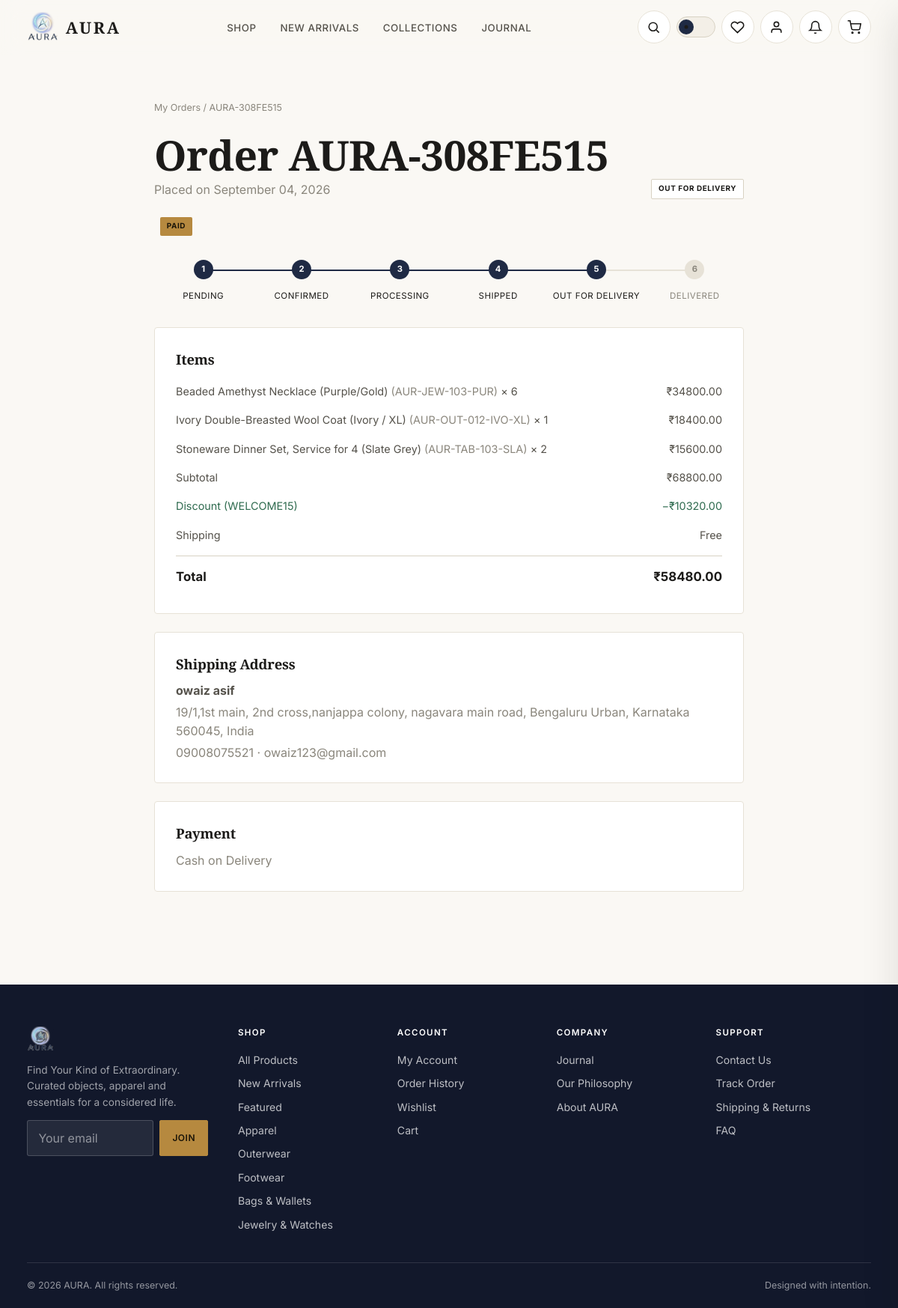
Page /orders/AURA-308FE515/ (signed in) on the committed database.
### orders/models.py (models this page shows, shortened)
class Order(models.Model):
    STATUS_CHOICES = [
        ('pending', 'Pending'),
        ('confirmed', 'Confirmed'),
        ('processing', 'Processing'),
        ('shipped', 'Shipped'),
        ('out_for_delivery', 'Out for Delivery'),
        ('delivered', 'Delivered'),
        ('cancelled', 'Cancelled'),
    ]
    PAYMENT_STATUS_CHOICES = [
        ('pending', 'Pending'),
        ('paid', 'Paid'),
        ('failed', 'Failed'),
        ('refunded', 'Refunded'),
    ]
    order_number = models.CharField(max_length=20, unique=True, editable=False)
    user = models.ForeignKey(settings.AUTH_USER_MODEL, on_delete=models.SET_NULL, null=True, related_name='orders')
    status = models.CharField(max_length=20, choices=STATUS_CHOICES, default='pending')
    payment_status = models.CharField(max_length=12, choices=PAYMENT_STATUS_CHOICES, default='pending')
    coupon = models.ForeignKey(Coupon, on_delete=models.SET_NULL, null=True, blank=True, related_name='orders')
    full_name = models.CharField(max_length=150)
    email = models.EmailField()
    phone_number = models.CharField(max_length=20)
    shipping_address_line1 = models.CharField(max_length=200)
    shipping_address_line2 = models.CharField(max_length=200, blank=True)
    shipping_city = models.CharField(max_length=100)
    shipping_state = models.CharField(max_length=100)
    shipping_postal_code = models.CharField(max_length=20)
    shipping_country = models.CharField(max_length=100, default='India')
    PAYMENT_CHOICES = [
        ('cash_on_delivery', 'Cash on Delivery'),
        ('card', 'Credit / Debit Card (simulated)'),
        ('upi', 'UPI (simulated)'),
    ]
    payment_method = models.CharField(max_length=40, choices=PAYMENT_CHOICES, default='cash_on_delivery')
    subtotal = models.DecimalField(max_digits=10, decimal_places=2, default=Decimal('0.00'))
    discount = models.DecimalField(max_digits=10, decimal_places=2, default=Decimal('0.00'))
    shipping_cost = models.DecimalField(max_digits=10, decimal_places=2, default=Decimal('0.00'))
    total = models.DecimalField(max_digits=10, decimal_places=2, default=Decimal('0.00'))
    created_at = models.DateTimeField(auto_now_add=True)
    updated_at = models.DateTimeField(auto_now=True)
    class Meta:
        ordering = ['-created_at']
    @property
    def full_shipping_address(self):
        parts = [self.shipping_address_line1]
        if self.shipping_address_line2:
            parts.append(self.shipping_address_line2)
        parts.append(f'{self.shipping_city}, {self.shipping_state} {self.shipping_postal_code}')
        parts.append(self.shipping_country)
        return ', '.join(parts)
    STATUS_STEPS = ['pending', 'confirmed', 'processing', 'shipped', 'out_for_delivery', 'delivered']
    @property
    def status_steps_display(self):
        labels = dict(self.STATUS_CHOICES)
        return [(step, labels.get(step, step)) for step in self.STATUS_STEPS]
    @property
    def status_step_index(self):
        try:
            return self.STATUS_STEPS.index(self.status)
        except ValueError:
            return -1

class OrderItem(models.Model):
    order = models.ForeignKey(Order, on_delete=models.CASCADE, related_name='items')
    product = models.ForeignKey('store.Product', on_delete=models.SET_NULL, null=True, related_name='order_items')
    variant = models.ForeignKey('store.ProductVariant', on_delete=models.SET_NULL, null=True, blank=True, related_name='order_items')
    product_name = models.CharField(max_length=200)
    product_sku = models.CharField(max_length=40, blank=True)
    variant_label = models.CharField(max_length=150, blank=True)
    unit_price = models.DecimalField(max_digits=10, decimal_places=2)
    quantity = models.PositiveIntegerField()
    class Meta:
        ordering = ['id']
    @property
    def line_total(self):
        return self.unit_price * self.quantity

class Coupon(models.Model):
    DISCOUNT_TYPES = [
        ('percentage', 'Percentage'),
        ('fixed', 'Fixed Amount'),
    ]
    code = models.CharField(max_length=30, unique=True)
    discount_type = models.CharField(max_length=12, choices=DISCOUNT_TYPES, default='percentage')
    discount_value = models.DecimalField(max_digits=8, decimal_places=2)
    active = models.BooleanField(default=True)
    minimum_order_amount = models.DecimalField(max_digits=10, decimal_places=2, default=Decimal('0.00'))
    expiry_date = models.DateField(null=True, blank=True)
    created_at = models.DateTimeField(auto_now_add=True)
    class Meta:
        ordering = ['-created_at']

### store/models.py (models this page shows, shortened)
class Category(models.Model):
    name = models.CharField(max_length=100, unique=True)
    slug = models.SlugField(max_length=120, unique=True, blank=True)
    description = models.TextField(blank=True)
    image_url = models.URLField(blank=True, help_text='External editorial image representing this category.')
    display_order = models.PositiveIntegerField(default=0)
    is_active = models.BooleanField(default=True)
    created_at = models.DateTimeField(auto_now_add=True)
    class Meta:
        verbose_name_plural = 'Categories'
        ordering = ['display_order', 'name']
    def get_absolute_url(self):
        return reverse('store:category_detail', kwargs={'slug': self.slug})

### orders/views.py (the view)
# urls.py: path('<str:order_number>/', views.order_detail, name='order_detail'),
@login_required
def order_detail(request, order_number):
    order = get_object_or_404(Order.objects.prefetch_related('items__product'), order_number=order_number, user=request.user)
    return render(request, 'orders/order_detail.html', {'order': order})

### cart/context_processors.py (called while the page is built)
def cart_context(request):
    cart = getattr(request, 'cart', None)
    if cart is None:
        return {'cart_item_count': 0}
    return {'cart_item_count': cart.total_items}

### cart/models.py (called while the page is built)
    @property
    def items_qs(self):
        return self.items.select_related('product', 'product__category').all()

    @property
    def total_items(self):
        return sum(item.quantity for item in self.items_qs)

### core/context_processors.py (called while the page is built)
def site_context(request):
    from store.models import Category
    return {
        'SITE_NAME': 'AURA',
        'SITE_TAGLINE': 'Find Your Kind of Extraordinary.',
        'footer_categories': Category.objects.filter(is_active=True)[:5],
    }

### notifications/context_processors.py (called while the page is built)
def notifications_context(request):
    if request.user.is_authenticated:
        count = request.user.notifications.filter(is_read=False).count()
        return {'unread_notification_count': count}
    return {'unread_notification_count': 0}

### wishlist/context_processors.py (called while the page is built)
def wishlist_context(request):
    if request.user.is_authenticated:
        ids = list(request.user.wishlist_items.values_list('product_id', flat=True))
        return {'wishlist_product_ids': ids, 'wishlist_count': len(ids)}
    return {'wishlist_product_ids': [], 'wishlist_count': 0}

### templates/orders/order_detail.html (shortened to what this page needs)
{% extends 'base.html' %}
{% block content %}
<section class="section container-narrow">
  <div class="breadcrumbs"><a href="{% url 'orders:order_history' %}">My Orders</a> / {{ order.order_number }}</div>
  <div class="section-head">
    <div>
      <h1 style="margin-bottom:0.25rem;">Order {{ order.order_number }}</h1>
      <p class="text-muted">Placed on {{ order.created_at|date:"F d, Y" }}</p>
    </div>
    <span class="badge badge-outline">{{ order.get_status_display }}</span>
    <span class="badge {% if order.payment_status == 'paid' %}badge-gold{% else %}badge-outline{% endif %}" style="margin-left:0.5rem;">{{ order.get_payment_status_display }}</span>
  </div>
  {% if order.status != 'cancelled' %}
    <div class="status-stepper">
      {% for step, step_label in order.status_steps_display %}
        <div class="status-step {% if forloop.counter0 <= order.status_step_index %}is-done{% endif %}">
          <span class="dot">{{ forloop.counter }}</span>
          <span class="label">{{ step_label }}</span>
        </div>
      {% endfor %}
    </div>
  {% else %}
    <div class="alert alert-error" style="margin:1.5rem 0;">This order has been cancelled.</div>
  {% endif %}
  <div class="card" style="padding:1.75rem; margin-top:1.5rem;">
    <h4 style="margin-top:0;">Items</h4>
    {% for item in order.items.all %}
      <div class="summary-row">
        <span>{{ item.product_name }}{% if item.variant_label %} ({{ item.variant_label }}){% endif %} {% if item.product_sku %}<span class="text-muted">({{ item.product_sku }})</span>{% endif %} &times; {{ item.quantity }}</span>
        <span>₹{{ item.line_total|floatformat:2 }}</span>
      </div>
    {% endfor %}
    <div class="summary-row"><span>Subtotal</span><span>₹{{ order.subtotal|floatformat:2 }}</span></div>
    {% if order.discount > 0 %}<div class="summary-row" style="color:var(--success);"><span>Discount{% if order.coupon %} ({{ order.coupon.code }}){% endif %}</span><span>&minus;₹{{ order.discount|floatformat:2 }}</span></div>{% endif %}
    <div class="summary-row"><span>Shipping</span><span>{% if order.shipping_cost == 0 %}Free{% else %}₹{{ order.shipping_cost|floatformat:2 }}{% endif %}</span></div>
    <div class="summary-row total"><span>Total</span><span>₹{{ order.total|floatformat:2 }}</span></div>
  </div>
  <div class="card" style="padding:1.75rem; margin-top:1.5rem;">
    <h4 style="margin-top:0;">Shipping Address</h4>
    <p style="margin-bottom:0.25rem;"><strong>{{ order.full_name }}</strong></p>
    <p class="text-muted" style="margin-bottom:0.25rem;">{{ order.full_shipping_address }}</p>
    <p class="text-muted" style="margin-bottom:0;">{{ order.phone_number }} · {{ order.email }}</p>
  </div>
  <div class="card" style="padding:1.75rem; margin-top:1.5rem;">
    <h4 style="margin-top:0;">Payment</h4>
    <p class="text-muted" style="margin-bottom:0;">{{ order.get_payment_method_display }}</p>
  </div>
</section>
{% endblock %}

### templates/includes/footer.html (shortened to what this page needs)
{% load static %}
<footer class="site-footer">
  <div class="container">
    <div class="footer-grid">
      <div class="footer-brand">
        <img src="{% static 'images/aura-logo-transparent.png' %}" alt="AURA">
        <p>{{ SITE_TAGLINE }} Curated objects, apparel and essentials for a considered life.</p>
        <form class="newsletter-form" data-newsletter-form action="{% url 'core:newsletter_signup' %}" method="post">
          <input type="email" name="email" placeholder="Your email" required aria-label="Email for newsletter">
          <button type="submit" class="btn btn-gold btn-sm">Join</button>
        </form>
      </div>
      <div>
        <h5>Shop</h5>
        <ul>
          <li><a href="{% url 'store:shop' %}">All Products</a></li>
          <li><a href="{% url 'store:shop' %}?collection=new">New Arrivals</a></li>
          <li><a href="{% url 'store:shop' %}?collection=featured">Featured</a></li>
          {% for c in footer_categories %}<li><a href="{{ c.get_absolute_url }}">{{ c.name }}</a></li>{% endfor %}
        </ul>
      </div>
      <div class="footer-col-account">
        <h5>Account</h5>
        <ul>
          <li><a href="{% url 'accounts:account_dashboard' %}">My Account</a></li>
          <li><a href="{% url 'orders:order_history' %}">Order History</a></li>
          <li><a href="{% url 'wishlist:wishlist_detail' %}">Wishlist</a></li>
          <li><a href="{% url 'cart:cart_detail' %}">Cart</a></li>
        </ul>
      </div>
      <div>
        <h5>Company</h5>
        <ul>
          <li><a href="{% url 'core:journal' %}">Journal</a></li>
          <li><a href="{% url 'core:home' %}#philosophy">Our Philosophy</a></li>
          <li><a href="{% url 'core:home' %}#story">About AURA</a></li>
        </ul>
      </div>
      <div>
        <h5>Support</h5>
        <ul>
          <li><a href="{% url 'core:contact' %}">Contact Us</a></li>
          <li><a href="{% url 'orders:order_history' %}">Track Order</a></li>
          <li><a href="{% url 'core:home' %}#shipping">Shipping &amp; Returns</a></li>
          <li><a href="{% url 'core:home' %}#faq">FAQ</a></li>
        </ul>
      </div>
    </div>
    <div class="footer-bottom">
      <span>&copy; {% now "Y" %} AURA. All rights reserved.</span>
      <span>Designed with intention.</span>
    </div>
  </div>
</footer>

### static/css/themes.css (style rules this page uses)
:root { --bg: #faf8f4; --bg-elevated: #ffffff; --surface: #ffffff; --surface-muted: #f3efe7; --text: #1c1b19; --text-secondary: #55524b; --muted: #8a867c; --border: #e7e2d7; --border-strong: #d8d2c3; --accent: #1f2a44; --accent-strong: #12182b; --accent-contrast: #ffffff; --gold: #b6893f; --gold-soft: #d9b876; --success: #2f6b4f; --success-bg: #e9f3ec; --error: #a3372e; --error-bg: #fbebe9; --warning: #9c6b1f; --warning-bg: #fbf1de; --info: #2b5a7a; --info-bg: #e8f1f6; --shadow-sm: 0 1px 2px rgba(28, 27, 25, 0.06); --shadow-md: 0 6px 20px rgba(28, 27, 25, 0.08); --shadow-lg: 0 20px 48px rgba(28, 27, 25, 0.12); --nav-bg: rgba(250, 248, 244, 0.7); --nav-bg-solid: rgba(250, 248, 244, 0.94); --overlay: rgba(18, 17, 15, 0.5); --skeleton: #efeae0; --focus-ring: rgba(31, 42, 68, 0.35); color-scheme: light; }

### static/css/base.css (style rules this page uses)
*, *::before, *::after { box-sizing: border-box; }
html { scroll-behavior: smooth; }
body { margin: 0; background: var(--bg); color: var(--text); font-family: 'Inter', -apple-system, BlinkMacSystemFont, 'Segoe UI', sans-serif; font-size: 16px; line-height: 1.55; -webkit-font-smoothing: antialiased; transition: background-color 0.35s ease, color 0.35s ease; overflow-x: hidden; }
h1, h2, h3, h4, h5 { font-family: 'Playfair Display', 'Fallback-Serif', Georgia, serif; font-weight: 600; letter-spacing: -0.01em; margin: 0 0 0.5em; color: var(--text); }
h1 { font-size: clamp(2.1rem, 1.5rem + 2.6vw, 4rem); line-height: 1.08; }
h4 { font-size: 1.15rem; }
p { margin: 0 0 1em; color: var(--text-secondary); }
a { color: inherit; text-decoration: none; }
img { max-width: 100%; display: block; }
button, input, select, textarea { font-family: inherit; font-size: inherit; color: inherit; }
button { cursor: pointer; }
.container { width: 100%; max-width: 1320px; margin-inline: auto; padding-inline: clamp(1rem, 3vw, 2.5rem); }
.container-narrow { width: 100%; max-width: 860px; margin-inline: auto; padding-inline: clamp(1rem, 3vw, 2.5rem); }
.section { padding-block: clamp(2.5rem, 3vw + 1.5rem, 5.5rem); }
.section-head { display: flex; align-items: flex-end; justify-content: space-between; gap: 1.5rem; margin-bottom: clamp(1.5rem, 2vw, 2.5rem); flex-wrap: wrap; }
.section-head p { margin: 0; max-width: 46ch; }
.text-muted { color: var(--muted); }

### static/css/responsive.css (style rules this page uses)
html, body { max-width: 100%; }
img, video, svg { max-width: 100%; height: auto; }

### rows in the picture
Order: order_number "AURA-308FE515", created_at "September 04, 2026", status "OUT FOR DELIVERY", payment_status "PAID", subtotal "68800.00", coupon.code "WELCOME15", discount "10320.00", total "58480.00", full_name "owaiz asif", full_shipping_address "19/1,1st main, 2nd cross,nanjappa colony, nagavara main road, Bengaluru Urban, Karnataka 560045, India", phone_number "09008075521", email "owaiz123@gmail.com", payment_method "Cash on Delivery"
OrderItem: product_name "Beaded Amethyst Necklace", variant_label "Purple/Gold", product_sku "AUR-JEW-103-PUR", quantity "6", line_total "34800.00"
OrderItem: product_name "Ivory Double-Breasted Wool Coat", variant_label "Ivory / XL", product_sku "AUR-OUT-012-IVO-XL", quantity "1", line_total "18400.00"
OrderItem: product_name "Stoneware Dinner Set, Service for 4", variant_label "Slate Grey", product_sku "AUR-TAB-103-SLA", quantity "2", line_total "15600.00"
Category: name "Apparel"
Category: name "Outerwear"
Category: name "Footwear"
Category: name "Bags & Wallets"
Category: name "Jewelry & Watches"

### other values in the picture
{{ step_label }} "PENDING" "CONFIRMED" "PROCESSING" "SHIPPED" "OUT FOR DELIVERY" "DELIVERED"
{{ SITE_TAGLINE }} "Find Your Kind of Extraordinary."
